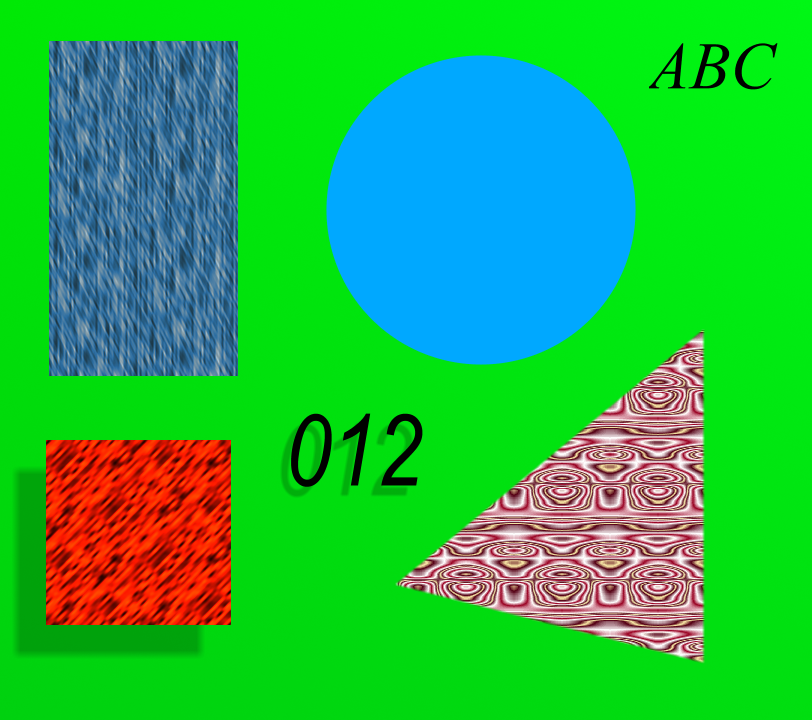
#> input picture Implementacoes/05 - Chroma Key/img/0.bmp, 812 x 720 px
$ python main.py
#> lines starting #> are read from the running program, lines starting #| are printed output that depends on the picture; after the words box and inside, x2 and y2 are one past the last pixel; in counts of white or black regions, pixels touching at a corner belong together
import cv2 as cv
import numpy as np
import copy as cp
import param as pm
import time
import pprint as pp


IMGS_IN = [ \
    "img/0.bmp",
    "img/1.bmp",
    "img/2.bmp",
    "img/3.bmp",
    "img/4.bmp",
    "img/5.bmp",
    "img/6.bmp",
    "img/7.bmp",
    "img/8.bmp"]

IMGS_OUT = [ \
    "resultados/0_out.bmp",
    "resultados/1_out.bmp",
    "resultados/2_out.bmp",
    "resultados/3_out.bmp",
    "resultados/4_out.bmp",
    "resultados/5_out.bmp",
    "resultados/6_out.bmp",
    "resultados/7_out.bmp",
    "resultados/8_out.bmp"]

IMG_MASK = "img/Wind Waker GC.bmp"


def getDist(imgHLS):
    imgGray = np.zeros(img.shape[:-1]).astype('float32')
    imgGray = ((imgHLS[:, :, 1]**2 + imgHLS[:, :, 2]**2))**0.5
    imgGray /= 2**0.5
    return imgGray


def lowerGreenSaturation(img):
    imgHLS = cv.cvtColor(img, cv.COLOR_RGB2HLS)
    sat = imgHLS[:,:,2]
    hue = imgHLS[:,:,0]
    sat = np.where(np.logical_and(hue > (90-25)/2, hue < (135+25)/2), 10, sat)
    imgHLS[:,:,2] = sat
    img = cv.cvtColor(imgHLS, cv.COLOR_HLS2RGB)
    return img


for name in range(0, len(IMGS_IN)):

    times = []
    img = cv.imread(IMGS_IN[name], cv.IMREAD_COLOR) # read image
#> img is the input picture: shape (720, 812, 3); mean B, G, R 69.8, 184.7, 35.5

    # increase image saturation for "bright" pixels
    imgHLS = cv.cvtColor(img, cv.COLOR_RGB2HLS)
#> imgHLS: shape (720, 812, 3); mean of channels 0, 1, 2 57.5, 116.8, 225

    sat = imgHLS[:,:,2]
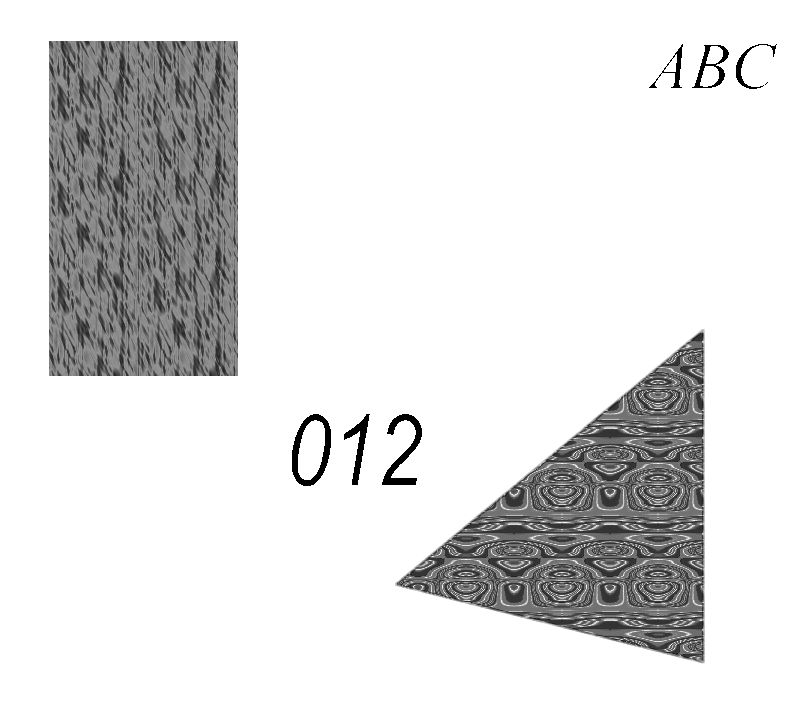
#> sat: shape (720, 812); min 0, max 255, mean 225
    sat = np.where(sat > pm.MIN_SAT, 200, sat)
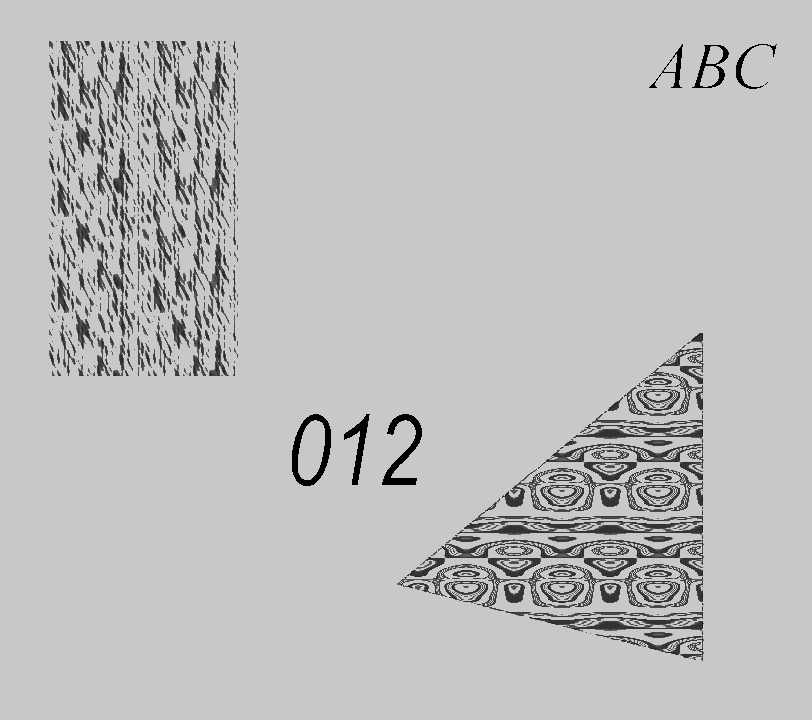
#> sat: shape (720, 812); min 0, max 200, mean 189.6
    imgHLS[:,:,2] = sat
#> imgHLS: shape (720, 812, 3); mean of channels 0, 1, 2 57.5, 116.8, 189.6

    imgHLS = cv.cvtColor(imgHLS, cv.COLOR_HLS2RGB)
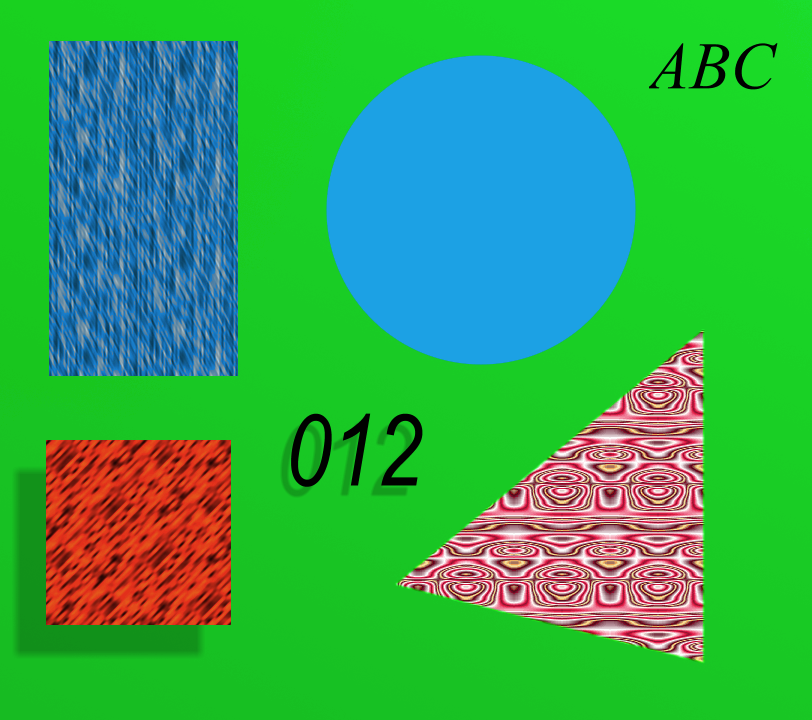
#> imgHLS: shape (720, 812, 3); mean B, G, R 81.8, 169.8, 51.6
    imgHLS = cv.cvtColor(img, cv.COLOR_RGB2YCrCb).astype('float32')
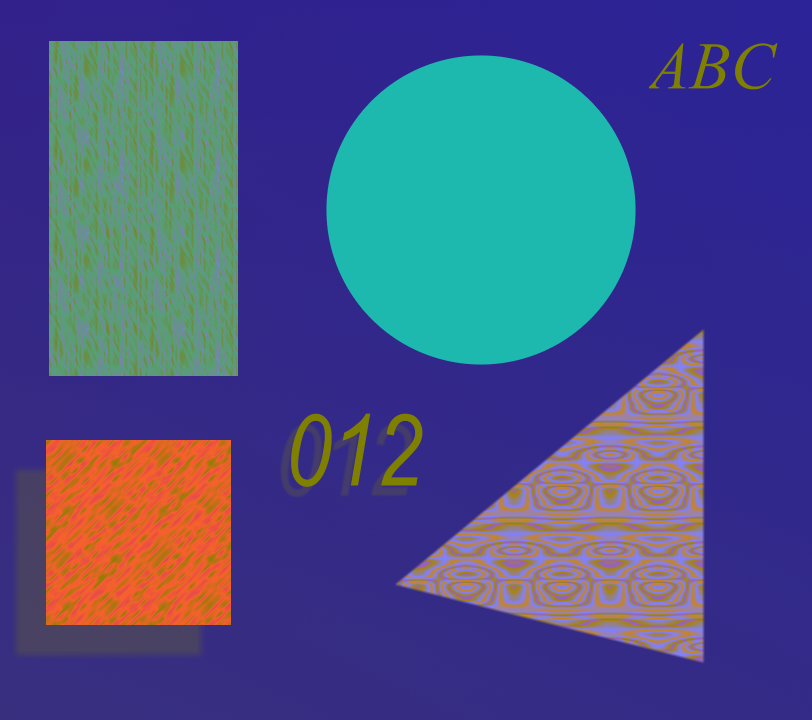
#> imgHLS: shape (720, 812, 3) float32; mean B, G, R 133.3, 82.5, 72.9

    # normalize values to (0, 1)
    imgHLS /= 255
    # gray image, distance to green in YCrCb
    t1 = time.time()
    imgGray = getDist(imgHLS)
#> in getDist, `imgGray /= 2**0.5`:
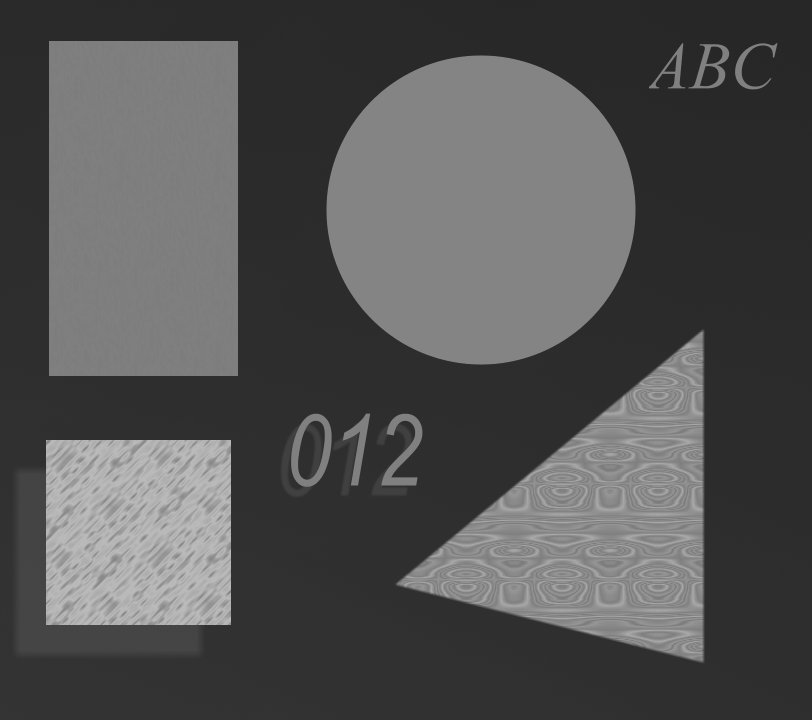
#> imgGray: shape (720, 812) float32; min 0.154, max 0.737, mean 0.323
    times.append(time.time()-t1) # 1
    imgGray *= 255

    cv.normalize(imgGray, imgGray, 0, 255, cv.NORM_MINMAX)

    # normalize image, discarding NORM_PERC pixels
    t1 = time.time()
    histG = cv.calcHist([imgGray],[0],None,[256],[0,255])
#> histG = 256 values, max 74998 at index 160, min 0 at index 231, mean 2269.6
    cont = 0
    nPixels = imgGray.shape[0]*imgGray.shape[1]
#> nPixels = 584640
    minNorm, maxNorm = 0, 1
    for i in range(0, 256):
        cont += histG[i][0]
        if(cont > nPixels*pm.NORM_PERC/100):
            imgGray = np.where(imgGray < minNorm, i, imgGray)
        elif cont > nPixels*(100-pm.NORM_PERC)/100:
            imgGray = np.where(imgGray > maxNorm, i, imgGray)
            break
#> this loop made 256 passes
#> cont on passes 1 to 3: 4685, 16338, 31598
#> after the loop, cont = 581024
    times.append(time.time()-t1) # 2

    # Treshold using Otsu for gray image
    trVal, imgBin = cv.threshold(imgGray.astype('uint8'),0,255,cv.THRESH_BINARY+cv.THRESH_OTSU)
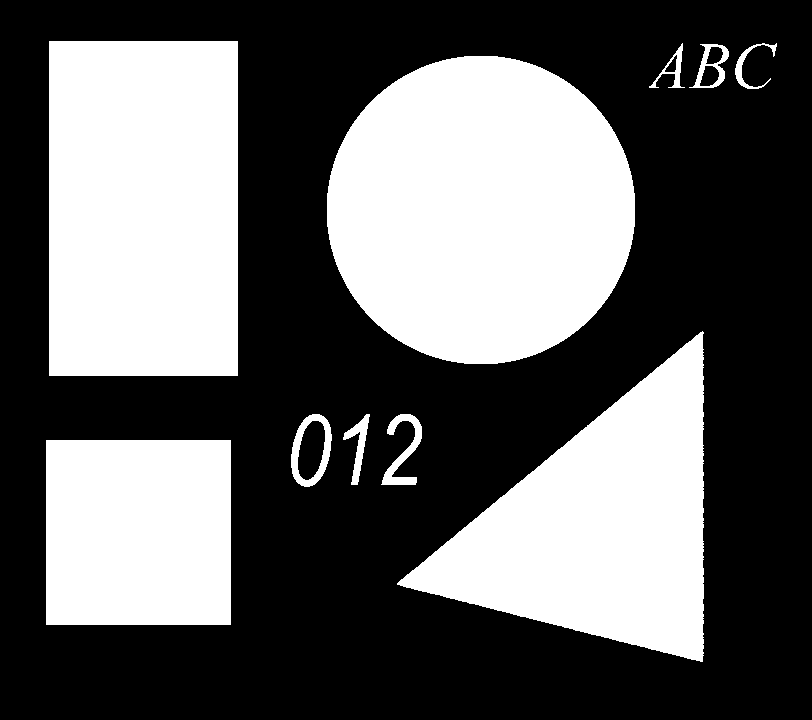
#> imgBin: shape (720, 812); 39% white; 10 white regions, largest, box (x1, y1, x2, y2) and area: (327, 56, 635, 364) 74924, (49, 41, 238, 376) 63315, (397, 331, 704, 662) 51288
#> trVal = 90

    # histogram for "upper" and "lower" pixels
    t1 = time.time()
    hist1, hist2 = list(), list()
    for y in range(0, imgBin.shape[0]):
        for x in range(0, imgBin.shape[1]):
            if imgBin[y, x] <= trVal:
                hist1.append(imgGray[y, x])
            else:
                hist2.append(imgGray[y, x])
#> after the loop, hist1 = 356740 items; hist2 = 227900 items
    hist1, hist2 = np.array(hist1), np.array(hist2)
    times.append(time.time()-t1) # 3

    # limits to consider the pixel as unknow, using std deviation
    lim1 = min(trVal, np.average(hist1)+30)
#> lim1 = 42.05
    lim2 = trVal+5
#> lim2 = 95

    # update unkown pixels
    imgBin = np.where((np.logical_and(imgGray < lim2, imgGray > lim1)), 128, imgBin)
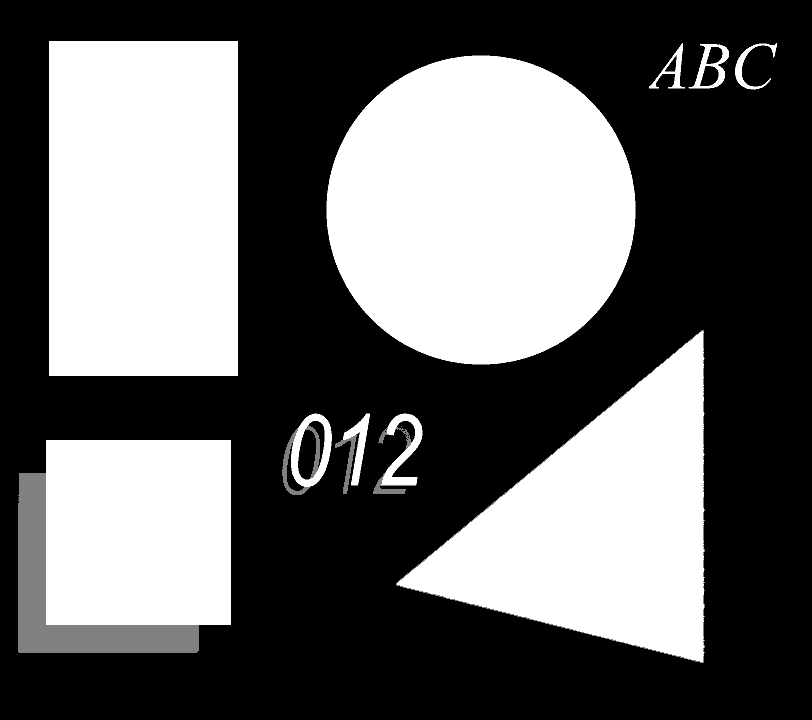
#> imgBin: shape (720, 812); min 0, max 255, mean 102

#> (the run stopped early here; a loop or call above may not have finished)
